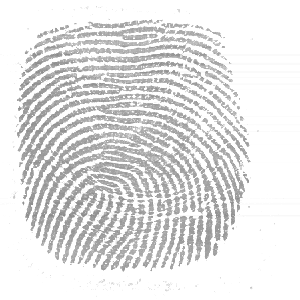
#> input picture taller_2/huellas/01/01_1.tif, 300 x 300 px
$ python main.py huellas/01/01_1.tif 1.0 1.0
#> lines starting #> are read from the running program, lines starting #| are printed output that depends on the picture
#> further down, image is the input picture: shape (300, 300, 3); min 136, max 255, mean 228.8
### taller_2/ThetaFilter.py
import cv2
import numpy as np


def process_limits(lower_bound, upper_bound, angles_matrix):
    if upper_bound < lower_bound:
        # Split limits in two: lower_bound to 360 and 0 to upper_bound
        lower_index_0 = angles_matrix > lower_bound
        upper_index_0 = angles_matrix <= 360

        lower_index_1 = angles_matrix >= 0
        upper_index_1 = angles_matrix < upper_bound

        idx_bitwise_0 = np.bitwise_and(lower_index_0, upper_index_0)
        idx_bitwise_1 = np.bitwise_and(lower_index_1, upper_index_1)

        return np.bitwise_or(idx_bitwise_0, idx_bitwise_1)

    else:
        lower_index = angles_matrix > lower_bound
        upper_index = angles_matrix < upper_bound

        return np.bitwise_and(lower_index, upper_index)


class ThetaFilter:

    def __init__(self, image):
        self.image = image
        self.theta = None
        self.delta = None

    def set_theta(self, theta, delta):
        self.theta = theta
        self.delta = delta

    def filtering(self, show_fourier_images=False):
#> called with show_fourier_images = True
        image_fft = np.fft.fft2(self.image)
        image_gray_fft_shift = np.fft.fftshift(image_fft)

        image_gray_fft_mag = np.absolute(image_gray_fft_shift)
        image_fft_view = np.log(image_gray_fft_mag + 1)
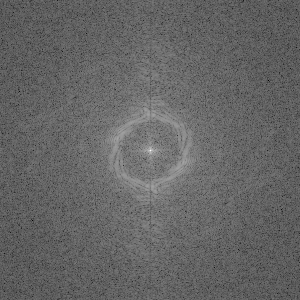
#> image_fft_view: shape (300, 300) float64; min 2.61, max 16.84, mean 8.28; drawn with min black and max white
        image_fft_view = image_fft_view / np.max(image_fft_view)
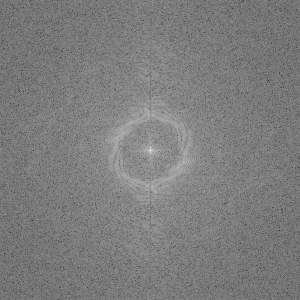
#> image_fft_view: shape (300, 300) float64; min 0.155, max 1, mean 0.492

        num_rows, num_cols = (self.image.shape[0], self.image.shape[1])
#> num_rows = 300; num_cols = 300
        enum_rows = np.linspace(0, num_rows - 1, num_rows)
#> enum_rows = 300 values from 0 to 299
        enum_cols = np.linspace(0, num_cols - 1, num_cols)
#> enum_cols = 300 values from 0 to 299
        col_iter, row_iter = np.meshgrid(enum_cols, enum_rows)
        half_size = num_rows / 2  # here we assume num_rows = num_columns
#> half_size = 150

        # get the matrix of angles
        angles_matrix = np.arctan2((col_iter - half_size), (row_iter - half_size)) * 180 / np.pi
        angles_matrix = np.where(angles_matrix < 0, angles_matrix + 360, angles_matrix)

        angle_pass_mask = np.zeros_like(self.image)

        # First of all, find lower and upper bounds
        lower_bound_0 = (self.theta - self.delta) % 360
        upper_bound_0 = (self.theta + self.delta) % 360

        # If any of the limits are negative, add 360
        if lower_bound_0 < 0:
            lower_bound_0 = (lower_bound_0 + 360) % 360

        if upper_bound_0 < 0:
            upper_bound_0 = (upper_bound_0 + 360) % 360

        angle_pass_mask[process_limits(lower_bound_0, upper_bound_0, angles_matrix)] = 1

        # After getting lower and upper bound, get the other ones that belong to the other quadrant
        lower_bound_1 = (lower_bound_0 + 180) % 360
        upper_bound_1 = (upper_bound_0 + 180) % 360

        angle_pass_mask[process_limits(lower_bound_1, upper_bound_1, angles_matrix)] = 1
        angle_pass_mask[int(half_size), int(half_size)] = 1

        fft_filtered_shift = image_gray_fft_shift * angle_pass_mask
        fft_filtered_mag = np.absolute(fft_filtered_shift)
        fft_filtered_view = np.log(fft_filtered_mag + 1)
        fft_filtered_view = fft_filtered_view / np.max(fft_filtered_view)

        image_filtered = np.fft.ifft2(np.fft.fftshift(fft_filtered_shift))
        image_filtered = np.absolute(image_filtered)
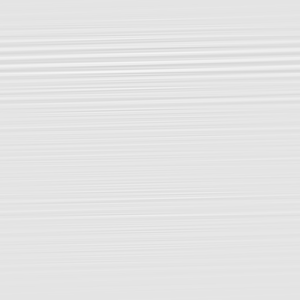
#> image_filtered: shape (300, 300) float64; min 212.6, max 246.6, mean 228.8
        image_filtered /= np.max(image_filtered)

        # Original image
        cv2.imshow('Original image', self.image)

        if show_fourier_images:
            # Original fourier transform
            cv2.imshow('Fourier transform', image_fft_view)

            # Filtered fourier transform
            cv2.imshow('Filtered Fourier transform', fft_filtered_view)

        # Filtered image
        cv2.imshow("Filtered Image {} angle".format(self.theta), image_filtered)
        cv2.waitKey(0)
        cv2.destroyAllWindows()

        return image_filtered

    def filters_bank(self):
        self.delta = 20
        filter_bank = [0, 45, 90, 135]

        processed_images = np.zeros_like(self.image, dtype=float)

        for i in filter_bank:
            self.theta = i
            processed_images += self.filtering()
#> this loop made 4 passes
#> pass 1, in filtering (call 2), `fft_filtered_view = np.log(fft_filtered_mag + 1)`:
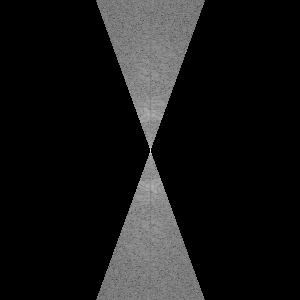
#> fft_filtered_view: shape (300, 300) float64; min 0, max 16.84, mean 1.56; drawn with min black and max white
#> pass 1, in filtering (call 2), `image_filtered = np.absolute(image_filtered)`:
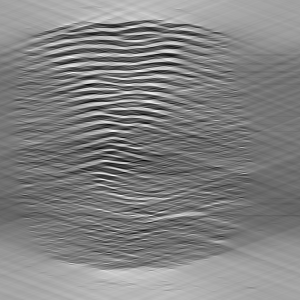
#> image_filtered: shape (300, 300) float64; min 150.5, max 303.6, mean 228.8; drawn with min black and max white
#> after the loop:
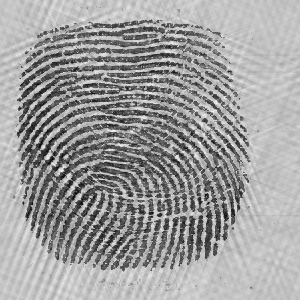
#> processed_images: shape (300, 300) float64; min 2.57, max 3.15, mean 2.93; drawn with min black and max white

        processed_images = processed_images - processed_images.min()
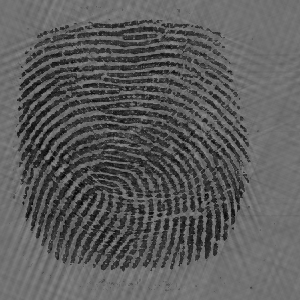
#> processed_images: shape (300, 300) float64; min 0, max 0.582, mean 0.363
        average_image = processed_images / processed_images.max()

        cv2.imshow("Average Image", average_image)
        cv2.waitKey(0)


### taller_2/main.py

import sys
import cv2
from ThetaFilter import *

if __name__ == '__main__':

    if len(sys.argv) < 4:
        print('Usage: %s image_path theta delta' % sys.argv[0])
        sys.exit(1)

    image_path = sys.argv[1]
    theta = float(sys.argv[2])
    delta = float(sys.argv[3])

    assert 0 <= theta <= 360
    assert 0 <= delta <= 360

    image = cv2.imread(image_path)
    gray_image = cv2.cvtColor(image, cv2.COLOR_BGR2GRAY)

    # Point 1
    fftFilter = ThetaFilter(gray_image)
    fftFilter.set_theta(theta, delta)
    fftFilter.filtering(True)

    # Point 2
    fftFilter.filters_bank()

$ run again, on taller_2/huellas/01/01_5.tif
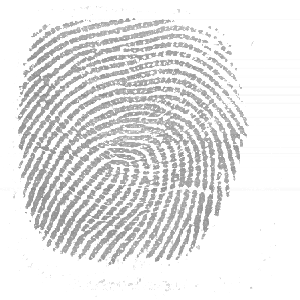
#> input picture taller_2/huellas/01/01_5.tif, 300 x 300 px
#> image is the input picture: shape (300, 300, 3); min 134, max 255, mean 229.7
#> in filters_bank, `processed_images = processed_images - processed_images.min()`:
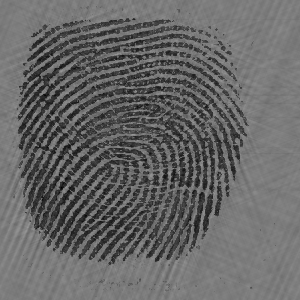
#> processed_images: shape (300, 300) float64; min 0, max 0.604, mean 0.406
